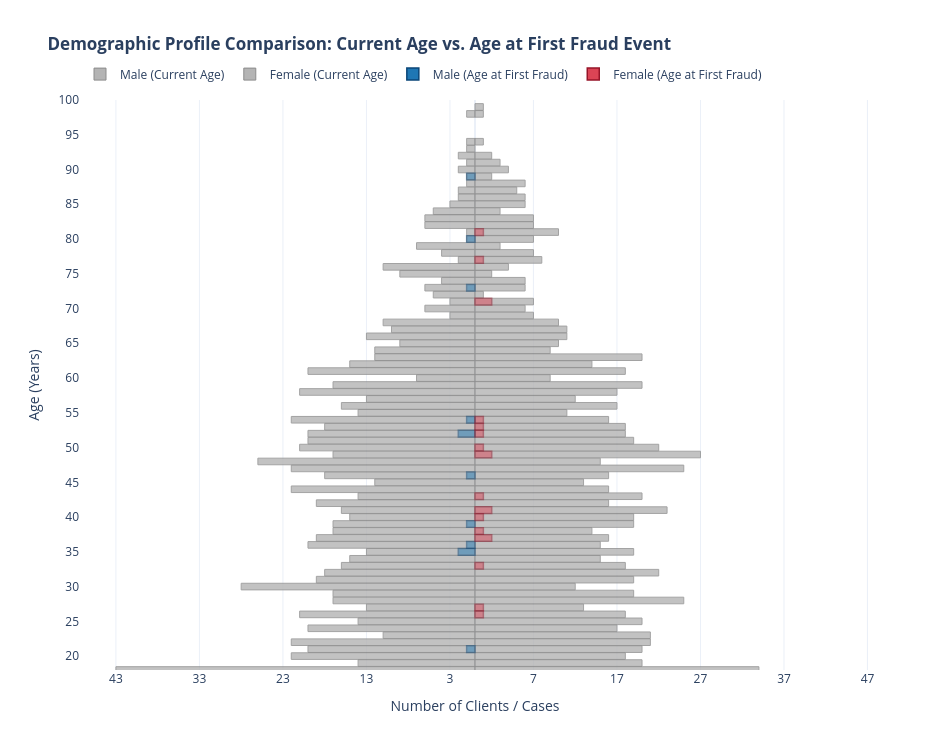

The notebook cell saved with this chart:
### Code cell
demographic_pd = demographic_df
males_gen = demographic_pd[demographic_pd["gender"] == "Male"]
females_gen = demographic_pd[demographic_pd["gender"] == "Female"]

demographic_first_fraud_age_pd = demographic_first_fraud_age_df
males_frd = demographic_first_fraud_age_pd[demographic_first_fraud_age_pd["gender"] == "Male"]
females_frd = demographic_first_fraud_age_pd[demographic_first_fraud_age_pd["gender"] == "Female"]


demographic_fig = go.Figure()

demographic_fig.add_trace(go.Bar(
    y=males_gen["current_age"],
    x=males_gen["count_pyramid"],
    name="Male (Current Age)",
    orientation="h",
    marker=dict(color="#B4B4B4", opacity=0.8, line=dict(color="#8C8C8C", width=1)),
    hovertemplate="<b>Age: %{y} years old</b><br>General Males: %{customdata:,}<extra></extra>",
    customdata=males_gen["count"]
))
demographic_fig.add_trace(go.Bar(
    y=females_gen["current_age"],
    x=females_gen["count_pyramid"],
    name="Female (Current Age)",
    orientation="h",
    marker=dict(color="#B4B4B4", opacity=0.8, line=dict(color="#8C8C8C", width=1)),
    hovertemplate="<b>Age: %{y} years old</b><br>General Females: %{x:,}<extra></extra>"
))

demographic_fig.add_trace(go.Bar(
    y=males_frd["age_at_first_fraud"],
    x=males_frd["count_pyramid"],
    name="Male (Age at First Fraud)",
    orientation="h",
    marker=dict(color="#1F77B4", opacity=0.5, line=dict(color="#0A4678", width=1.5)),
    hovertemplate="<b>Age: %{y} years old</b><br>Fraudulent Males: %{customdata:,}<extra></extra>",
    customdata=males_frd["count"]
))
demographic_fig.add_trace(go.Bar(
    y=females_frd["age_at_first_fraud"],
    x=females_frd["count_pyramid"],
    name="Female (Age at First Fraud)",
    orientation="h",
    marker=dict(color="#DB4455", opacity=0.5, line=dict(color="#961428", width=1.5)),
    hovertemplate="<b>Age: %{y} years old</b><br>Fraudulent Females: %{x:,}<extra></extra>"
))

max_count = int(max(demographic_pd["count"].max(), demographic_first_fraud_age_pd["count"].max()))
tick_step = max(1, max_count // 4)
tick_vals = list(range(-max_count - tick_step, max_count + tick_step, tick_step))
tick_text = [str(abs(v)) for v in tick_vals]

demographic_fig.update_layout(
    title="<b>Demographic Profile Comparison: Current Age vs. Age at First Fraud Event</b>",
    barmode="overlay",        
    bargap=0.05, height=750, width=950, autosize=False,    
    legend=dict(orientation="h", yanchor="bottom", y=1.02, xanchor="left", x=0),
    xaxis=dict(
        title="Number of Clients / Cases", 
        tickvals=tick_vals, ticktext=tick_text, range=[-max_count * 1.1, max_count * 1.1]
    ),
    yaxis=dict(title="Age (Years)", type="linear", range=[18, 100], dtick=5),
    template="plotly_white"
)

demographic_fig.show()

### Figure 1 — Plotly figure (JSON) as saved in the notebook; plotly's stock layout.template omitted (floating-point values rounded to 4 significant figures)
{"data": [{"customdata": [43, 28, 26, 22, 22, 22, 22, 22, 21, 21, 21, 20, 20, 20, 20, 20, 20, 19, 19, 19, 18, 18, 18, 17, 17, 17, 17, 17, 17, 16, 16, 16, 15, 15, 15, 14, 14, 14, 14, 13, 13, 13, 13, 12, 12, 12, 11, 11, 11, 10, 9, 9, 7, 7, 6, 6, 6, 6, 5, 5, 4, 4, 3, 3, 3, 2, 2, 2, 2, 2, 1, 1, 1, 1, 1, 1, 1, 1], "hovertemplate": "<b>Age: %{y} years old</b><br>General Males: %{customdata:,}<extra></extra>", "marker": {"color": "#B4B4B4", "line": {"color": "#8C8C8C", "width": 1}, "opacity": 0.8}, "name": "Male (Current Age)", "orientation": "h", "type": "bar", "x": [-43, -28, -26, -22, -22, -22, -22, -22, -21, -21, -21, -20, -20, -20, -20, -20, -20, -19, -19, -19, -18, -18, -18, -17, -17, -17, -17, -17, -17, -16, -16, -16, -15, -15, -15, -14, -14, -14, -14, -13, -13, -13, -13, -12, -12, -12, -11, -11, -11, -10, -9, -9, -7, -7, -6, -6, -6, -6, -5, -5, -4, -4, -3, -3, -3, -2, -2, -2, -2, -2, -1, -1, -1, -1, -1, -1, -1, -1], "y": [18, 30, 48, 54, 22, 20, 44, 47, 26, 58, 50, 51, 24, 36, 52, 21, 61, 42, 37, 31, 53, 46, 32, 49, 28, 29, 59, 39, 38, 56, 41, 33, 34, 62, 40, 19, 25, 43, 55, 27, 57, 66, 35, 64, 63, 45, 23, 68, 76, 67, 75, 65, 60, 79, 73, 70, 83, 82, 72, 84, 74, 78, 69, 71, 85, 77, 86, 87, 90, 92, 81, 80, 89, 88, 91, 93, 94, 98]}, {"hovertemplate": "<b>Age: %{y} years old</b><br>General Females: %{x:,}<extra></extra>", "marker": {"color": "#B4B4B4", "line": {"color": "#8C8C8C", "width": 1}, "opacity": 0.8}, "name": "Female (Current Age)", "orientation": "h", "type": "bar", "x": [34, 27, 25, 25, 23, 22, 22, 21, 21, 20, 20, 20, 20, 20, 20, 19, 19, 19, 19, 19, 19, 18, 18, 18, 18, 18, 18, 17, 17, 17, 16, 16, 16, 16, 16, 15, 15, 15, 14, 14, 13, 13, 12, 12, 11, 11, 11, 10, 10, 10, 9, 9, 8, 7, 7, 7, 7, 7, 7, 6, 6, 6, 6, 6, 6, 5, 4, 4, 3, 3, 3, 2, 2, 2, 1, 1, 1, 1, 1], "y": [18, 49, 28, 47, 41, 32, 50, 22, 23, 25, 43, 19, 21, 59, 63, 39, 51, 40, 35, 29, 31, 61, 20, 26, 33, 53, 52, 24, 58, 56, 54, 42, 37, 44, 46, 34, 36, 48, 62, 38, 27, 45, 30, 57, 55, 67, 66, 68, 65, 81, 60, 64, 77, 78, 71, 69, 83, 82, 80, 70, 74, 85, 86, 88, 73, 87, 90, 76, 79, 91, 84, 75, 92, 89, 72, 94, 98, 99, 101]}, {"customdata": [2, 2, 1, 1, 1, 1, 1, 1, 1, 1], "hovertemplate": "<b>Age: %{y} years old</b><br>Fraudulent Males: %{customdata:,}<extra></extra>", "marker": {"color": "#1F77B4", "line": {"color": "#0A4678", "width": 1.5}, "opacity": 0.5}, "name": "Male (Age at First Fraud)", "orientation": "h", "type": "bar", "x": [-2, -2, -1, -1, -1, -1, -1, -1, -1, -1], "y": [35, 52, 21, 39, 36, 46, 54, 73, 80, 89]}, {"hovertemplate": "<b>Age: %{y} years old</b><br>Fraudulent Females: %{x:,}<extra></extra>", "marker": {"color": "#DB4455", "line": {"color": "#961428", "width": 1.5}, "opacity": 0.5}, "name": "Female (Age at First Fraud)", "orientation": "h", "type": "bar", "x": [2, 2, 2, 2, 1, 1, 1, 1, 1, 1, 1, 1, 1, 1, 1, 1], "y": [37, 71, 49, 41, 26, 33, 27, 40, 38, 50, 52, 43, 53, 54, 77, 81]}], "layout": {"autosize": false, "bargap": 0.05, "barmode": "overlay", "height": 750, "legend": {"orientation": "h", "x": 0, "xanchor": "left", "y": 1.02, "yanchor": "bottom"}, "title": {"text": "<b>Demographic Profile Comparison: Current Age vs. Age at First Fraud Event</b>"}, "width": 950, "xaxis": {"range": [-47.3, 47.3], "ticktext": ["53", "43", "33", "23", "13", "3", "7", "17", "27", "37", "47"], "tickvals": [-53, -43, -33, -23, -13, -3, 7, 17, 27, 37, 47], "title": {"text": "Number of Clients / Cases"}}, "yaxis": {"dtick": 5, "range": [18, 100], "title": {"text": "Age (Years)"}, "type": "linear"}}}
